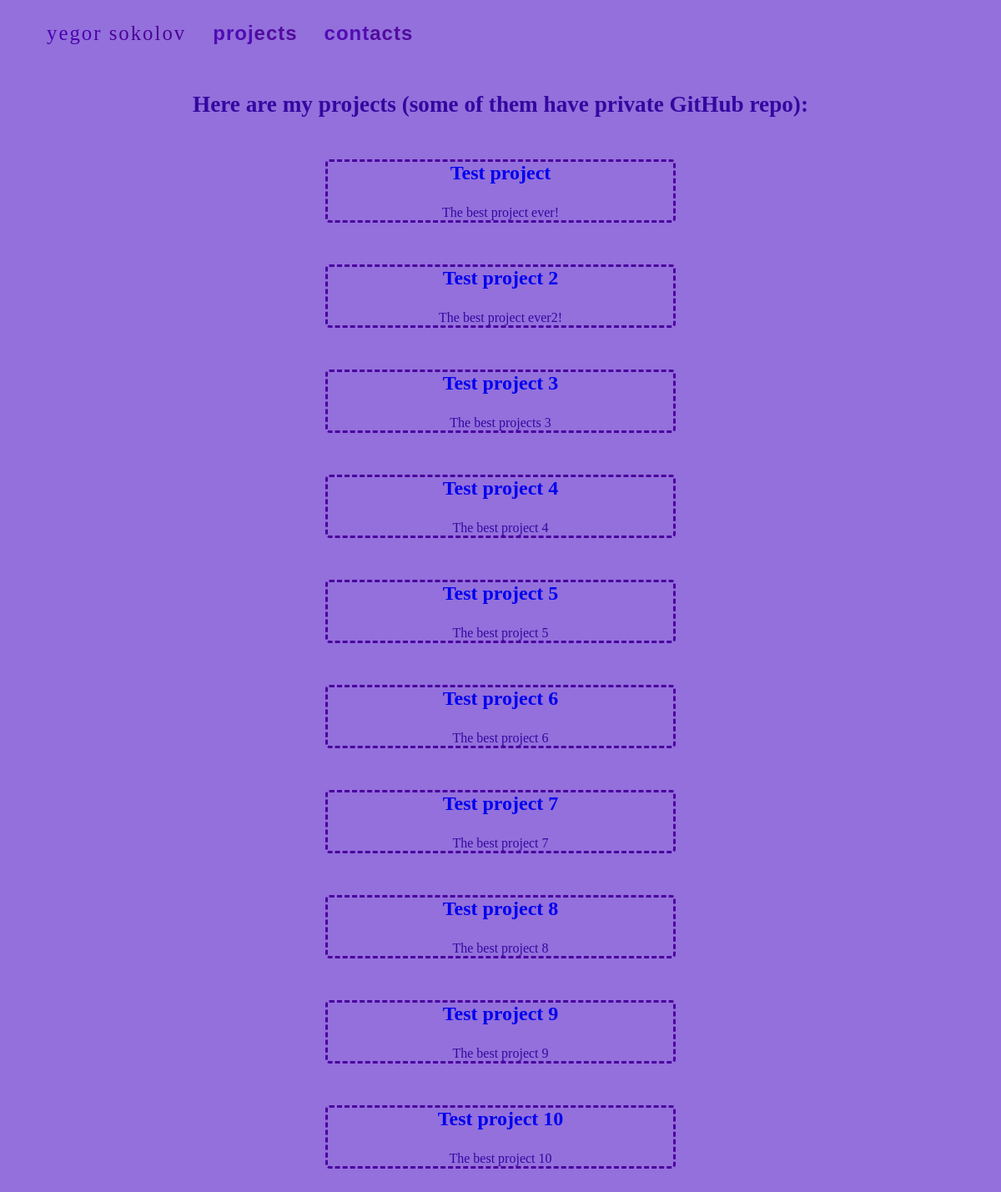
The app's page /projects with its own data.
### portfolio_app/models.py (models this page shows)
class Project(models.Model):
    name = models.TextField()
    description = models.TextField()
    link = models.TextField(default='https://github.com/SokolOFFF')

### portfolio_app/views.py (the view)
# urls.py: path('projects', projects),
def projects(request):
    all_projects = Project.objects.all()
    context = {
        'projects': all_projects
    }
    return render(request=request, template_name='converter_app/projects.html', context=context)

### templates/converter_app/projects.html
{% extends 'base.html' %}
{% block content %}
    <h2> Here are my projects (some of them have private GitHub repo):</h2>
    <br><br>
    {% for project in projects %}
        <div class="project">
            <h3 class="project-name"><a  href="{{ project.link }}"> {{ project.name }}</a></h3>
            <br>
            <p class="description">{{ project.description }}</p>
        </div>
        <br>
        <br>
    {% endfor %}
{% endblock %}

### templates/base.html (shortened to what this page needs)
{% load static %}
<!DOCTYPE html>
<html lang="en">
<head>
    <link rel="stylesheet" href="http://unicons.iconscout.com/release/v4.0.0/css/line.css">
    <link rel="stylesheet" href="{% static 'css/stylesheet.css' %}" type="text/css">
</head>
<body>
    <header>
        <nav class="container">
            <a class="logo" href="/">
                yegor <span>sokolov</span>
            </a>
            <a class="header_links" href="/projects">proj<span>ects</span></a>
            <a class="header_links" href="/contacts">cont<span>acts</span></a>
        </nav>
    </header>
    <section style="height: 100px"></section>
    <section class="showcase-area">
    {% block content %}
    {% endblock %}
    </section>
</body>
</html>

### static/css/stylesheet.css (style rules this page uses)
:root { --bg-color: rgb(147,112,219); --selection-color: mediumorchid; --logo-color: rgb(75,0,175); --logo-span-color: rgb(75,0,150); --text-color: hsl(257, 90%, 33%); --scrolled-bar: rgb(197,162,269); --border-color: rgb(75,0,160); }
*, *::before, *::after { padding: 0; margin: 0; box-sizing: border-box; }
body { overflow-x: hidden; background-color: var(--bg-color); font-family: "Poppins", sans-serif; }
a { text-decoration: none; }
h2 { text-align: center; font-family: 'Roboto Mono'; font-size: 1.7rem; text-decoration: none; color: var(--text-color); }
.project-name { text-align: center; font-family: 'Roboto Mono'; font-size: 1.5rem; text-decoration: none; color: var(--text-color); }
.description { text-align: center; font-family: 'Roboto Mono'; text-decoration: none; color: var(--text-color); }
.container { position: relative; width: 100%; max-width: 75rem; padding: 0 1.5rem; margin: 0 auto; }
.logo { margin-left: 2rem; font-family: "Roboto Slab Medium"; font-size: 1.55rem; color: var(--logo-color); letter-spacing: 2px; transition: 0.3s; }
.logo span { color: var(--logo-span-color); }
.header_links { margin-left: 2rem; font-family: 'Roboto Mono', sans-serif; font-size: 1.5rem; color: var(--logo-color); letter-spacing: 1px; transition: 0.3s; position: relative; font-weight: 600; opacity: 0.9; }
.header_links::after { content: ""; position: absolute; width: 0; height: 10px; border-radius: 5px; background-color: aliceblue; bottom: 26px; left: -5px; z-index: -1; opacity: 0; transition: 0.3s; }
.header_links span { color: var(--logo-span-color); }
header { position: fixed; top: 0; left: 0; width: 100%; z-index: 10; transition: 0.3s; }
header .logo { height: 80px; line-height: 80px; }
header .header_links { height: 80px; line-height: 80px; }
nav.container { display: inline-flex; align-items: center; flex-wrap: wrap; }
.showcase-area { padding: 10px 0; width: 100%; text-align: center; }
.project { margin-left: auto; margin-right: auto; width: 35%; border-style: dashed; border-color: var(--border-color); border-right-width: 3px; border-left-width: 3px; border-radius: 5px; }

### records on screen
Project: name "Test project", description "The best project ever!"
Project: name "Test project 2", description "The best project ever2!"
Project: name "Test project 3", description "The best projects 3"
Project: name "Test project 4", description "The best project 4"
Project: name "Test project 5", description "The best project 5"
Project: name "Test project 6", description "The best project 6"
Project: name "Test project 7", description "The best project 7"
Project: name "Test project 8", description "The best project 8"
Project: name "Test project 9", description "The best project 9"
Project: name "Test project 10", description "The best project 10"
